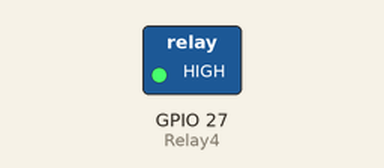
This sketch was run on a simulated ESP32. Parts: switched loads named in the sketch (green lamp = pin HIGH). What the sketch prints to the serial monitor is not drawn.

Above: at 0.2 s.
Timing chart, 0 to 1.7 s (numbered marks = the images above):
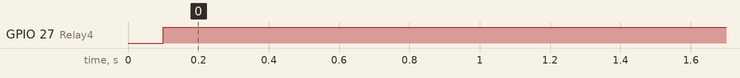

Measured:
- by itself, GPIO 27 (Relay4): LOW → HIGH at 0.10 s

The sketch:

Solar_Drip_Irrigation.ino
```cpp
#include <WiFi.h>  ///// webserver with ajax
#include <WiFiClient.h>
#include <WebServer.h>
#include "index.h"
#define Relay4  27
#define soil_sensor       36
WebServer server (80);
/* Put your SSID & Password */
const char* ssid = "DRIP IRRIGATION";  // Enter SSID here
const char* password = "12345678";  //Enter Password here

/* Put IP Address details */
IPAddress local_ip(192,168,43,1);
IPAddress gateway(192,168,43,1);
IPAddress subnet(255,255,255,0);


float Soil;
void handleRoot() {
 String s = MAIN_page; //Read HTML contents
 server.send(200, "text/html", s); //Send web page
}

void handleADC() {
  int a = analogRead(soil_sensor);
   Soil = ( 100 - ( (a/4096.00) * 100 ) );
   Serial.println(Soil);
   delay(200);
  String adcValue = String(Soil);

  server.send(200,"text/plane",adcValue);

}


void setup() {


  Serial.begin(115200);
  Serial.println();
  Serial.println("Booting Sketch...");
  WiFi.mode(WIFI_AP);
  WiFi.softAPConfig(local_ip, gateway, subnet);
  WiFi.softAP(ssid, password);
  Serial.println(WiFi.softAPIP());
  delay(100);


  server.on("/", handleRoot);
  server.on("/readADC",handleADC);

  server.begin();
  Serial.println("HTTP server started");


  pinMode(Relay4, OUTPUT);
  digitalWrite(Relay4,LOW);

}


void loop() {

  server.handleClient();
 if (Soil <=50)
 {
  Serial.println(Soil);
  digitalWrite(Relay4,HIGH);
 }
 else
 {
  digitalWrite(Relay4,LOW);
 }

}
```

index.h
```cpp
const char MAIN_page[] PROGMEM = R"=====(
<!DOCTYPE html>
<html>
<style>
.card{
    max-width: 400px;
     min-height: 250px;
     background: #02b875;
     padding: 30px;
     box-sizing: border-box;
     color: #FFF;
     margin:20px;
     box-shadow: 0px 2px 18px -4px rgba(0,0,0,0.75);
}
</style>
<body>

<div class="card">
  <h2>Solar Panel Based Drip Irrigation</h2><br>
  <h1>Soil Moisture:<span id="ADCValue">0</span></h1><br>
  <br><a href="https://www.armadai.net/">Armada Industrial Automation</a>
</div>
<script>

setInterval(function() {
  // Call a function repetatively with 2 Second interval
  getData();
}, 2000); //2000mSeconds update rate

function getData() {
  var xhttp = new XMLHttpRequest();
  xhttp.onreadystatechange = function() {
    if (this.readyState == 4 && this.status == 200) {
      document.getElementById("ADCValue").innerHTML =
      this.responseText;
    }
  };
  xhttp.open("GET", "readADC", true);
  xhttp.send();
}
</script>
</body>
</html>
)=====";
```
